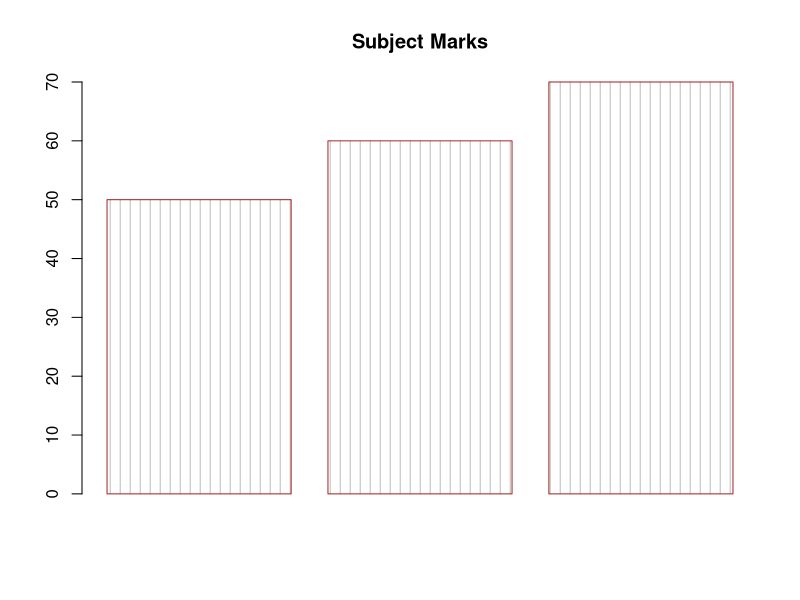

Source code (R):
# Write an R program to create a simple bar plot of three subject's marks, change the border color to brown and make inside bar lines as 90 degrees.
x = c(50,60,70)
labels = c("Eng", "Math", "Sci")
barplot(x, name.arg=labels, main="Subject Marks", border="brown", density=10, angle=90)
